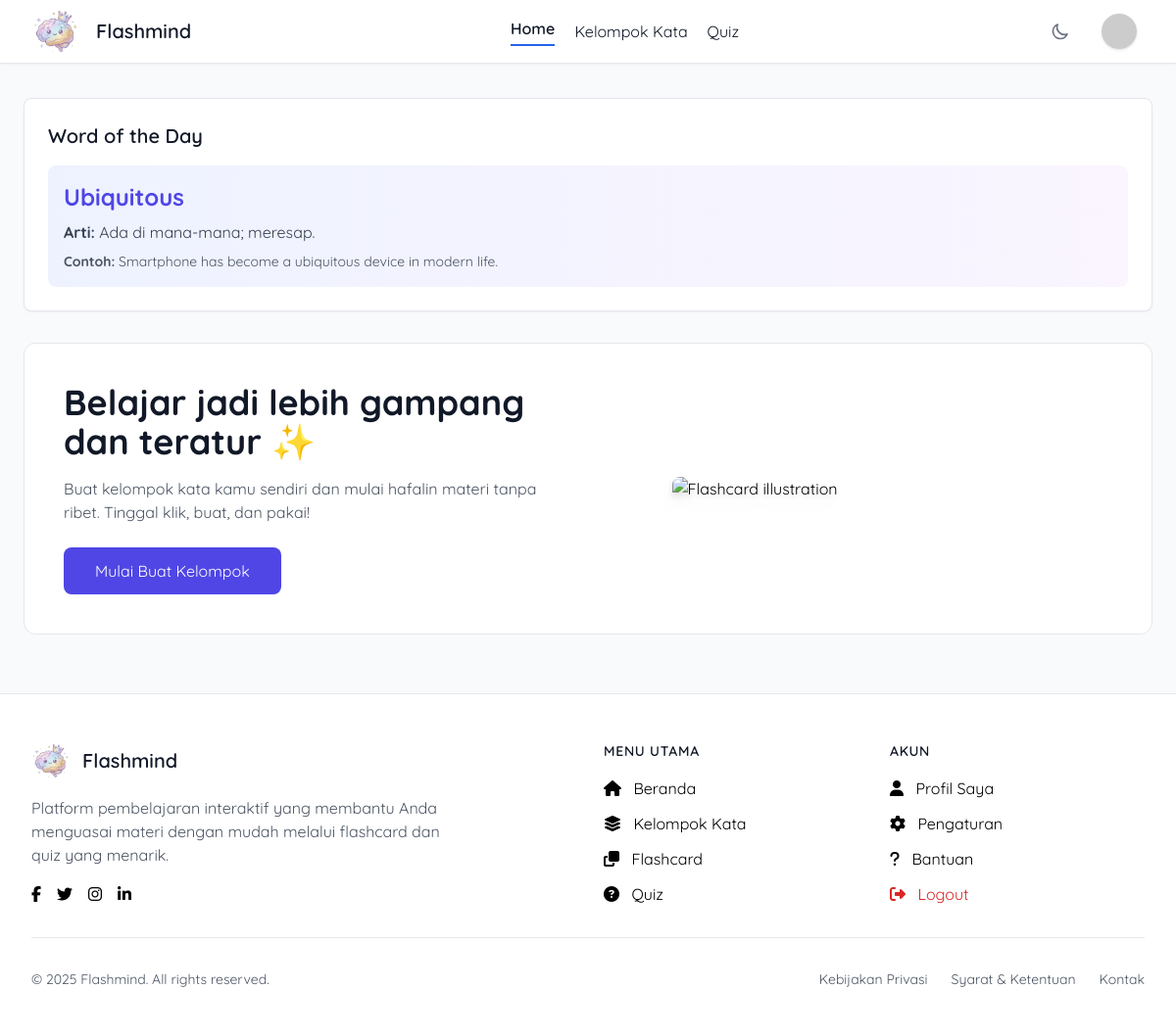
Page /?action=home (signed in) on the committed database.
### tables this page shows
CREATE TABLE `wod` (
  `id` varchar(50) NOT NULL,
  `kata` varchar(50) NOT NULL,
  `arti` varchar(100) NOT NULL,
  `contoh` varchar(255) NOT NULL,
  `aktif` enum('1','0') NOT NULL
);

### controller/siswa/homeController.php (called while the page is built, shortened)
<?php
include "config/koneksi.php";
include "model/homeModel.php";
$wod = getWOD();
function index(){
    global $wod;
    include "view/siswa/home.php";
}

### index.php (called while the page is built, shortened)
<?php
$action = $_GET['action'] ?? 'login';
$method = $_GET['method'] ?? 'index';
$routes = [
    'home'            => 'controller/siswa/homeController.php',
    'homeAdmin'       => 'controller/admin/dashboardController.php',
    'siswaAdmin'      => 'controller/admin/siswaController.php',
    'sekolahAdmin'    => 'controller/admin/sekolahController.php',
    'quizAdmin'       => 'controller/admin/quizController.php',
    'pertanyaanAdmin' => 'controller/admin/pertanyaanController.php',
    'hasilQuizAdmin'  => 'controller/admin/hasilQuizController.php',
    'logout'          => 'controller/logoutController.php',
    'login'           => 'controller/loginController.php',
    'register'        => 'controller/registerController.php',
    'profil'          => 'controller/siswa/profilController.php',
    'kelompokKata'    => 'controller/siswa/kelompokKataController.php',
    'kata'            => 'controller/siswa/kataController.php',
    'quiz'            => 'controller/siswa/quizController.php'
];
include $routes[$action];
$method();

### model/homeModel.php (called while the page is built, shortened)
<?php
function getWOD(){
    global $conn;
    $query = "SELECT * FROM wod WHERE aktif = '1'";
    $result = mysqli_query($conn, $query);
    if($result && mysqli_num_rows($result) > 0){
        return mysqli_fetch_assoc($result);
    }
    return null;
}

### view/siswa/home.php (the view, shortened to what this page needs)
<!DOCTYPE html>
<html lang="id" class="h-full">
    <head>
        <script src="https://cdn.tailwindcss.com"></script>
        <link rel="stylesheet" href="https://cdnjs.cloudflare.com/ajax/libs/font-awesome/6.5.0/css/all.min.css">
    </head>
<body class="bg-gray-50 dark:bg-gray-900 min-h-full">
    <?php include "component/navbar.php"; ?>
        <main class="w-full px-6 py-5 mt-20">
            <?php if($wod): ?>
            <div class="bg-white dark:bg-gray-800 rounded-lg shadow-sm border border-gray-200 dark:border-gray-700 p-6 mb-8">
                <h2 class="text-xl font-semibold text-gray-900 dark:text-gray-100 mb-4">
                    Word of the Day
                </h2>
                <div class="bg-gradient-to-r from-indigo-50 to-purple-50 dark:from-indigo-900/20 dark:to-purple-900/20 rounded-lg p-4">
                    <h3 class="text-2xl font-bold text-indigo-600 dark:text-indigo-400 mb-2">
                        <?php echo htmlspecialchars($wod['kata'] ?? 'Tidak ada kata'); ?>
                    </h3>
                    <p class="text-gray-700 dark:text-gray-300 mb-2">
                        <strong>Arti:</strong> <?php echo htmlspecialchars($wod['arti'] ?? 'Tidak ada arti'); ?>
                    </p>
                    <p class="text-gray-600 dark:text-gray-400 text-sm">
                        <strong>Contoh:</strong> <?php echo htmlspecialchars($wod['contoh']); ?>
                    </p>
                </div>
            </div>
            <?php endif; ?>
        <section class="w-full bg-white dark:bg-gray-800 border border-gray-200 dark:border-gray-700 rounded-xl p-10 mb-10 flex flex-col lg:flex-row items-center gap-10">
            <div class="flex-1">
                <h1 class="text-3xl lg:text-4xl font-bold text-gray-900 dark:text-gray-100 leading-tight mb-4">
                    Belajar jadi lebih gampang dan teratur ✨
                </h1>
                <p class="text-gray-600 dark:text-gray-300 text-base mb-6">
                    Buat kelompok kata kamu sendiri dan mulai hafalin materi tanpa ribet. Tinggal klik, buat, dan pakai!
                </p>
                <button
                    onclick="createNewGroup()"
                    class="bg-indigo-600 dark:bg-indigo-500 text-white px-8 py-3 rounded-lg hover:bg-indigo-700 dark:hover:bg-indigo-600 transition">
                    Mulai Buat Kelompok
                </button>
            </div>
            <div class="flex-1 flex justify-center">
                <img src="public/hero.png"
                    alt="Flashcard illustration"
                    class="w-80 lg:w-96 drop-shadow-lg rounded-lg">
            </div>
        </section>
        </main>
        <?php include "component/footer.php"?>
</body>
</html>

### component/navbar-style.php (style rules this page uses)
body { font-family: 'Quicksand', sans-serif; }

### rows in the picture
wod: kata "Ubiquitous", arti "Ada di mana-mana; meresap.", contoh "Smartphone has become a ubiquitous device in modern life."
